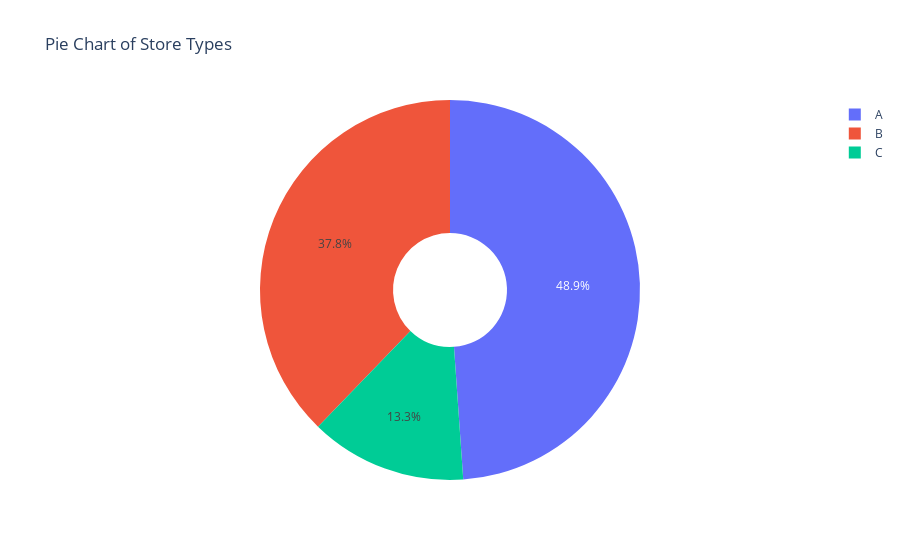

The cell this chart's notebook holds for it:
### Code cell
fig = px.pie(stores, names='Type', title='Pie Chart of Store Types', hole=0.3)
fig.show()

### Figure 1 — Plotly figure (JSON) as saved in the notebook; plotly's stock layout.template omitted (floating-point values rounded to 4 significant figures)
{"data": [{"domain": {"x": [0, 1], "y": [0, 1]}, "hole": 0.3, "hovertemplate": "Type=%{label}<extra></extra>", "labels": ["A", "A", "B", "A", "B", "A", "B", "A", "B", "B", "A", "B", "A", "A", "B", "B", "B", "B", "A", "A", "B", "B", "B", "A", "B", "A", "A", "A", "B", "C", "A", "A", "A", "A", "B", "A", "C", "C", "A", "A", "A", "C", "C", "C", "B"], "legendgroup": "", "name": "", "showlegend": true, "type": "pie"}], "layout": {"legend": {"tracegroupgap": 0}, "title": {"text": "Pie Chart of Store Types"}}}
